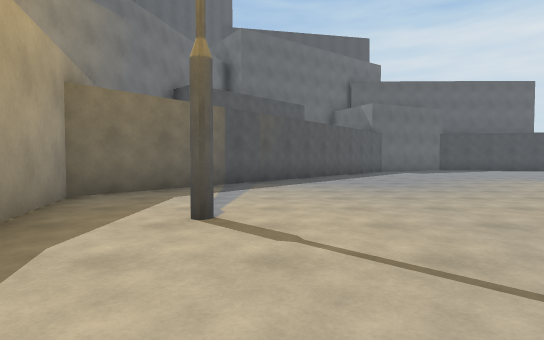
view 1 (above)

21 first-person views from a walk through a scene from a Unity 3-D project. The camera is 1.2 m above the floor, tilts 2° down and sees 80° across. The floor is counted in squares, 2 m on a side. Each view is taken from the middle of a square. On the plan, view 1 faces up. The plan holds only what a view shows up to about 10 squares ahead; the rest is blank. The place goes on beyond the plan. Surface patterns are stand-ins for the level's own textures.

view 2
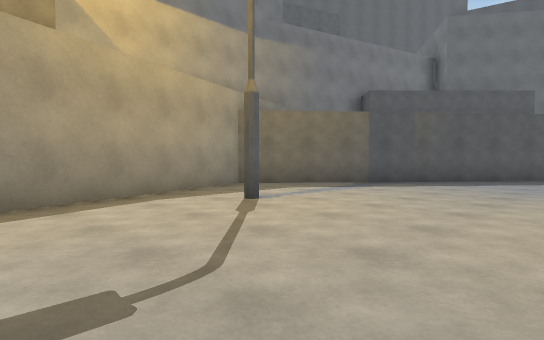

view 3
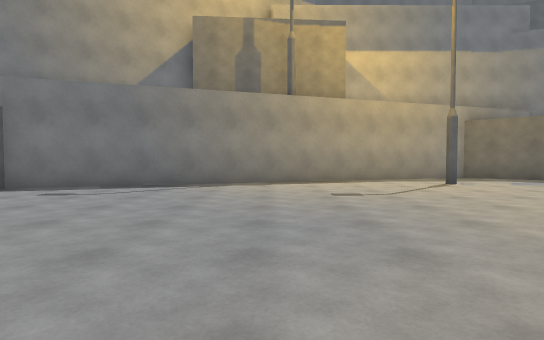

view 4
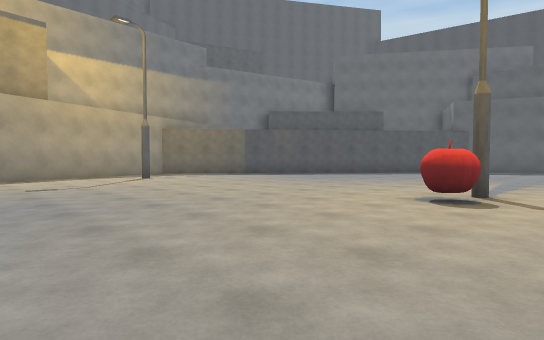

view 5
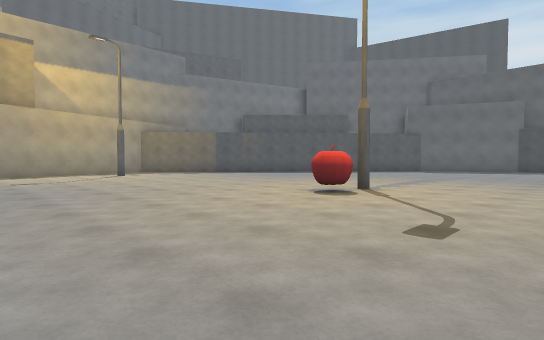

view 6
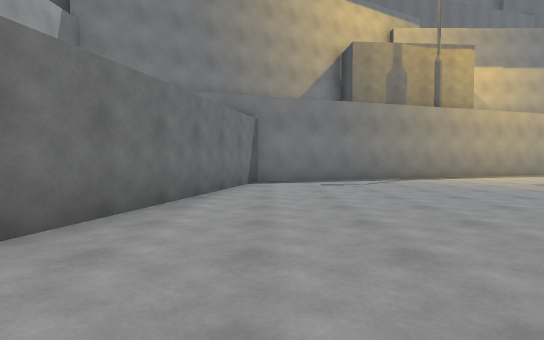

view 7
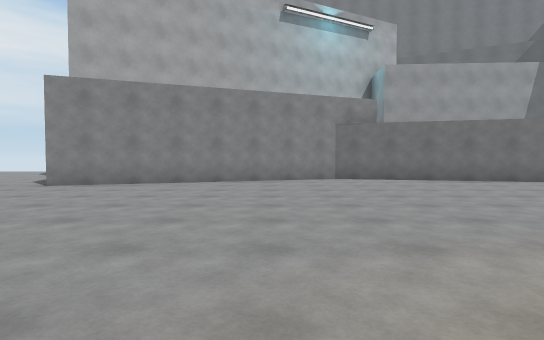

view 8
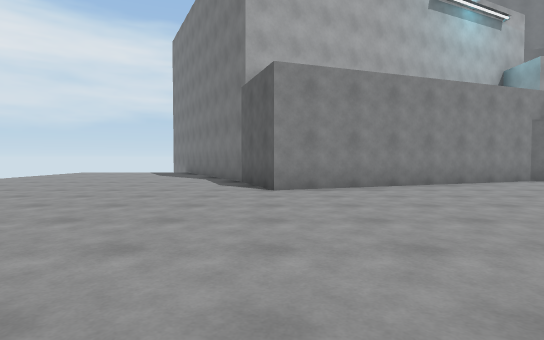

view 9
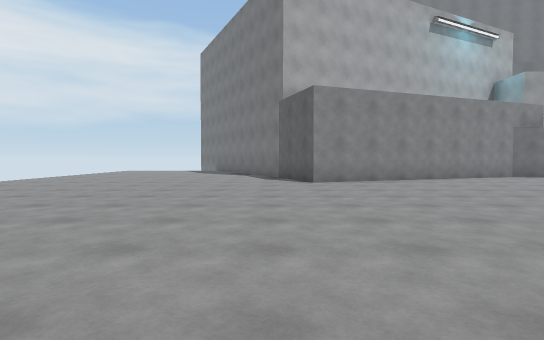

view 10
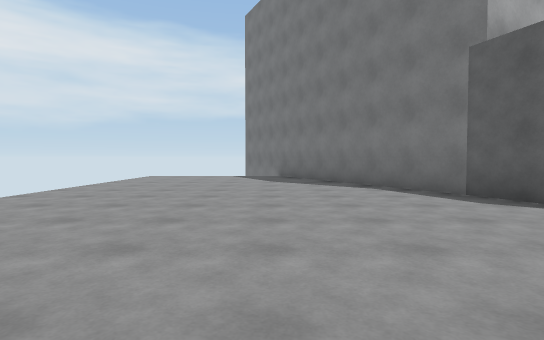

view 11
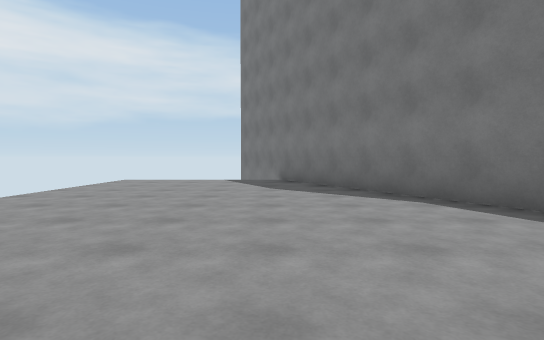

view 12
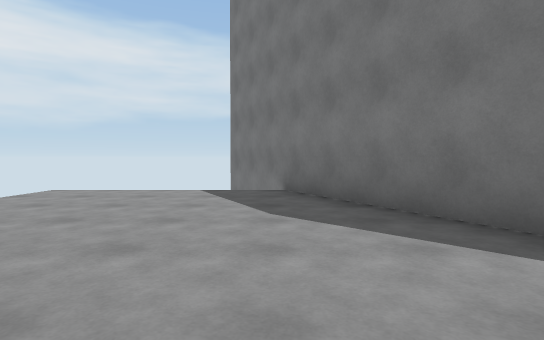

view 13
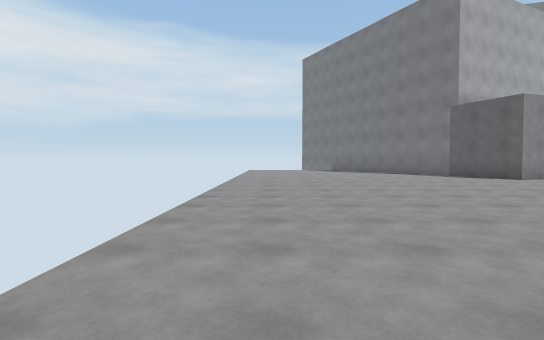

view 14
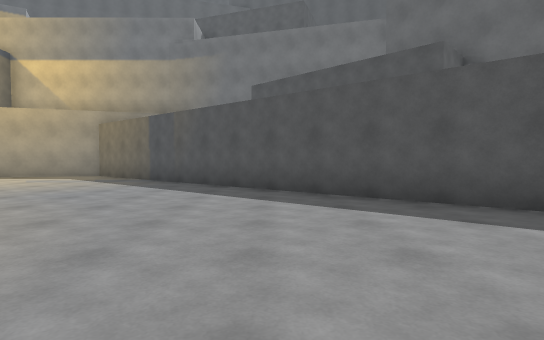

view 15
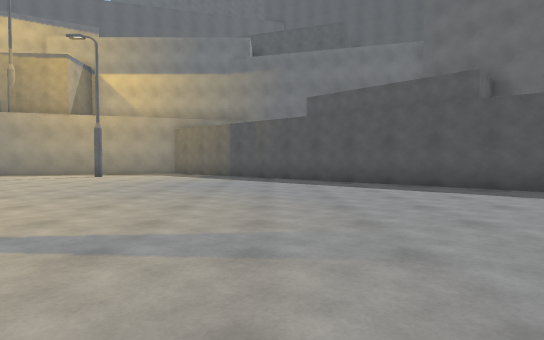

view 16
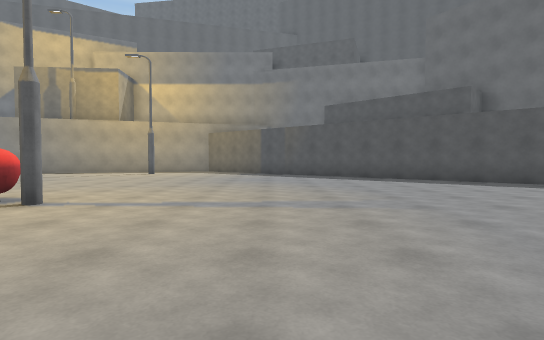

view 17
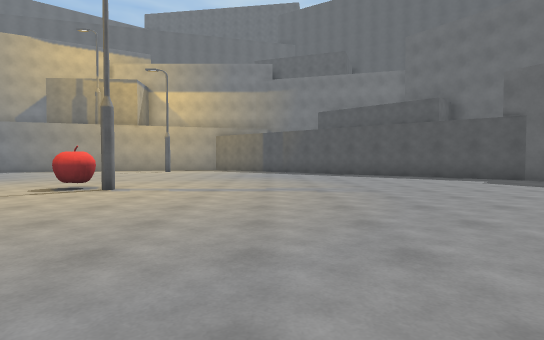

view 18
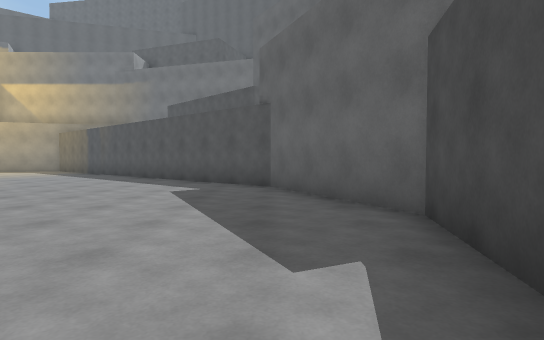

view 19
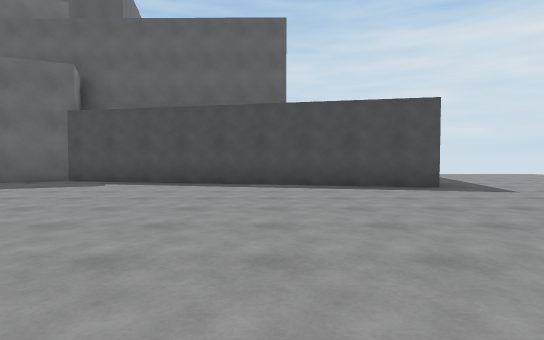

view 20
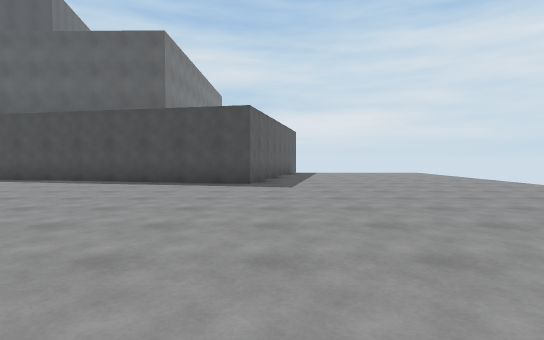

view 21
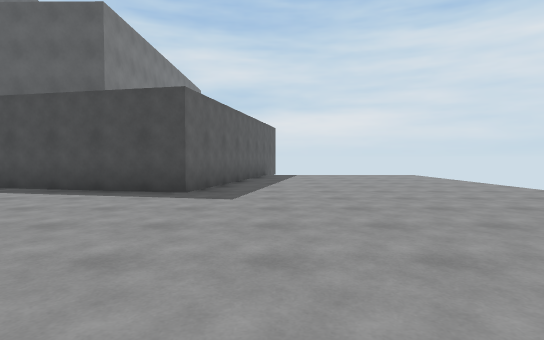

### Floor plan
Points are (right, up) in squares from view 1. A wall is a line through its corners. A room is listed if a view was taken in it or the views show most of it. See-through windows are left out.
Room 1 (views 1, 2, 3, 4, 5, 6, 7, 8, 9, 10, 11, 12, 13, 14, 15, 16, 17, 18, 19, 20, 21)
walls: (18.4, 19.1) (17.5, 14.7) (8.6, 16.6) (5.1, 15) (-3.2, 5) (0.5, -6.4) (9.1, -8.6) (16, -6.1) (16.8, -8.4) (20.4, -15.5)
objects: other object (8, 4)

Where each view was taken, in squares from view 1:
view 1: 0 up, 0 right, facing up
view 2: 0 up, 3 right, facing up-left
view 3: 1 down, 7 right, facing left
view 4: 1 down, 9 right, facing up-left
view 5: 1 down, 11 right, facing up-left
view 6: 6 down, 9 right, facing left
view 7: 1 up, 11 right, facing down
view 8: 0 up, 16 right, facing down
view 9: 2 up, 17 right, facing down
view 10: 3 down, 20 right, facing down
view 11: 5 down, 20 right, facing down
view 12: 8 down, 20 right, facing down
view 13: 3 up, 23 right, facing down
view 14: 11 up, 8 right, facing left
view 15: 9 up, 10 right, facing left
view 16: 8 up, 12 right, facing left
view 17: 8 up, 14 right, facing left
view 18: 15 up, 12 right, facing left
view 19: 8 up, 14 right, facing up
view 20: 7 up, 18 right, facing up
view 21: 9 up, 19 right, facing up
